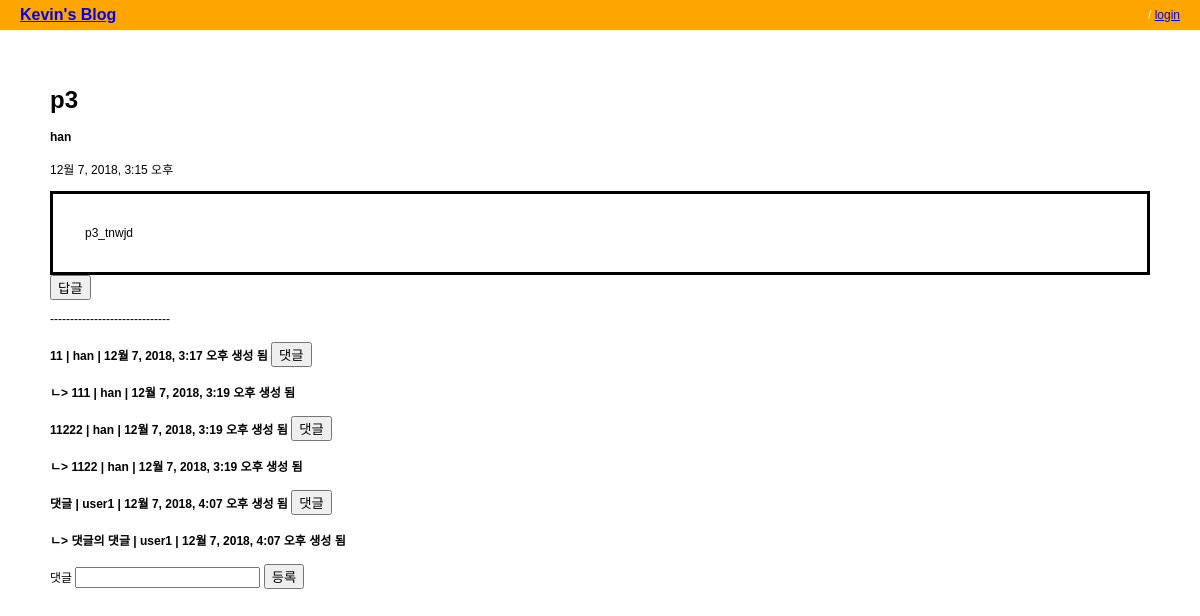
Screenshot of /home/3/ with the database file from the repository.
### myapp/models.py (models this page shows, shortened)
class Post(models.Model):
    title_text = models.CharField(max_length=50)
    writer = models.ForeignKey(User, null= True, on_delete=models.CASCADE)
    create_date = models.DateTimeField('Created date', auto_now_add= True)
    modify_date = models.DateTimeField('Modified date')
    content = models.TextField("CONTENT")
    parent_post = models.ForeignKey('self', null= True, blank= True, on_delete=models.CASCADE)
    g_order = models.IntegerField(default=0, blank= True)
    depth = models.IntegerField(default=0, blank= True)
    class Meta:
        verbose_name = 'post'
        verbose_name_plural = 'posts'
        ordering = ('-modify_date',)

class Comment(models.Model):
    linkedPost = models.ForeignKey(Post, on_delete=models.CASCADE)
    create_date = models.DateTimeField('Created date', auto_now_add=True)
    modify_date = models.DateTimeField('Modified date')
    content = models.CharField(max_length=200)
    writer = models.ForeignKey(User, null= True, on_delete=models.CASCADE)
    parent_comment = models.IntegerField(default=0)
    depth = models.IntegerField(default=0)
    class Meta:
        verbose_name = 'comment'
        verbose_name_plural = 'comments'
        ordering = ('-modify_date',)

### myapp/views.py (the view, shortened to what this page needs)
# urls.py: path('<int:pk>/', DetailView.as_view(), name='detail'),
class DetailView(FormMixin, DetailView):
    model = Post
    template_name = 'myapp/detail.html'
    form_class = CommentForm
    def get_context_data(self, **kwargs):
        context = super(DetailView,self).get_context_data(**kwargs)
        comments = Comment.objects.filter(linkedPost=kwargs['object']).order_by('modify_date')
        for comment in comments:
            if comment.depth == 0 & comment.parent_comment != comment.id:
                comment.parent_comment = comment.id
                comment.save()
        comments = comments.order_by('parent_comment','create_date',)
        context['comments'] = comments
        context['form'] = self.get_form()
        return context

### myapp/forms.py
class CommentForm(forms.ModelForm):
    class Meta:
        model = Comment
        fields = {'content'}

### myapp/templates/myapp/detail.html (shortened to what this page needs)
{% extends 'myapp/homeBar.html' %}
{% block content %}
    <div id = 'content'>
        <h1>{{ post.title_text }}</h1>
        <h4>{{ post.writer.get_username }}</h4>{{ post.modify_date }}
        <br/>
        <br/>
        <div id = postContent>
                {{ post.content }}
        </div>
        {% if post.depth == 0 %}
                {% if user.is_active %}
                    <button type="button" onclick="location.href='{% url 'myapp:add_repost' post.id %}'">답글</button>
                {% else %}
                    <button type="button" onclick="location.href='{% url 'login'%}'">답글</button>
                {% endif %}
        {% endif %}
        <p>------------------------------</p>
        <div id = 'postComment'>
            <p>
                {% for comment in comments %}
                    <h4>
                        {% if comment.depth == 0 %}
                            {{ comment.content }} | {{ comment.writer.get_username }} | {{ comment.create_date }} 생성 됨
                            <button type="button" onclick="location.href='{% url 'myapp:add_recomment' comment.id %}'">댓글</button>
                        {% else %}
                            ㄴ&gt;
                            {{ comment.content }} | {{ comment.writer.get_username }} | {{ comment.create_date }} 생성 됨
                        {% endif %}
                    </h4>
                {% endfor %}
            </p>
        </div>
        <div id = 'createComment'>
            <form method="post">
                댓글 {{ form.content }}
               {% if user.is_active == False %}
                    <button type="button" onclick="location.href='{% url 'login' %}'">등록</button>
                {% else %}
                    <input type="submit" value="제출">
                {% endif %}
            </form>
        </div>
    </div>
{% endblock content%}

### static/css/base.css (style rules this page uses)
div#content { position:absolute; top:70px; left:50px; right: 50px; }
div#postContent { border: solid; padding: 2rem; }

### static/css/forms.css (style rules this page uses)
div#content { position:absolute; top:70px; left:50px; right: 50px; }

### rows the page displays
Post: title_text "p3", writer.get_username "han", modify_date "12월 7, 2018, 3:15 오후", content "p3_tnwjd"
Comment: content "11", writer.get_username "han", create_date "12월 7, 2018, 3:17 오후"
Comment: content "111", writer.get_username "han", create_date "12월 7, 2018, 3:19 오후"
Comment: content "11222", writer.get_username "han", create_date "12월 7, 2018, 3:19 오후"
Comment: content "1122", writer.get_username "han", create_date "12월 7, 2018, 3:19 오후"
Comment: content "댓글", writer.get_username "user1", create_date "12월 7, 2018, 4:07 오후"
Comment: content "댓글의 댓글", writer.get_username "user1", create_date "12월 7, 2018, 4:07 오후"
